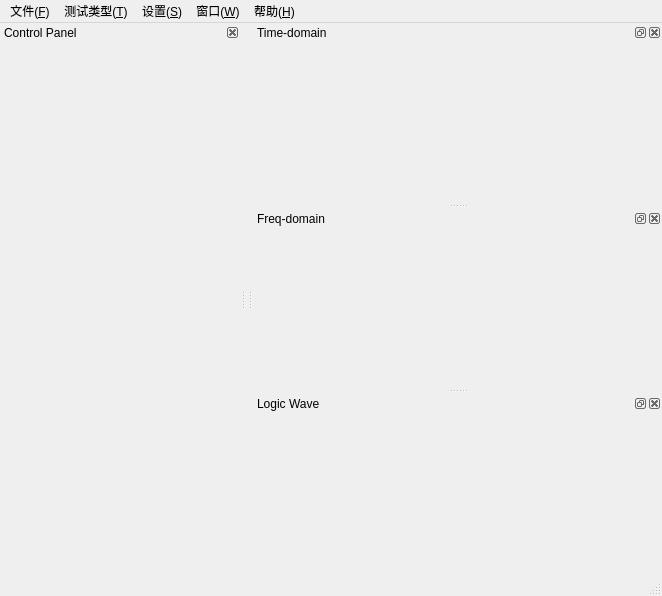
<?xml version="1.0" encoding="UTF-8"?>
<ui version="4.0">
 <class>MainWindowClass</class>
 <widget class="QMainWindow" name="MainWindowClass">
  <property name="geometry">
   <rect>
    <x>0</x>
    <y>0</y>
    <width>662</width>
    <height>596</height>
   </rect>
  </property>
  <property name="windowTitle">
   <string>SRAM型FPGA验证单元原理样机</string>
  </property>
  <property name="dockNestingEnabled">
   <bool>false</bool>
  </property>
  <property name="dockOptions">
   <set>QMainWindow::AllowTabbedDocks|QMainWindow::AnimatedDocks</set>
  </property>
  <widget class="QWidget" name="centralWidget">
   <property name="sizePolicy">
    <sizepolicy hsizetype="Minimum" vsizetype="Minimum">
     <horstretch>0</horstretch>
     <verstretch>0</verstretch>
    </sizepolicy>
   </property>
   <property name="maximumSize">
    <size>
     <width>1</width>
     <height>1</height>
    </size>
   </property>
   <layout class="QHBoxLayout" name="horizontalLayout">
    <property name="sizeConstraint">
     <enum>QLayout::SetDefaultConstraint</enum>
    </property>
   </layout>
  </widget>
  <widget class="QMenuBar" name="menuBar">
   <property name="geometry">
    <rect>
     <x>0</x>
     <y>0</y>
     <width>662</width>
     <height>20</height>
    </rect>
   </property>
   <widget class="QMenu" name="menu">
    <property name="title">
     <string>文件(&amp;F)</string>
    </property>
    <addaction name="actionLoadData"/>
    <addaction name="actionSaveData"/>
    <addaction name="separator"/>
    <addaction name="action_3"/>
   </widget>
   <widget class="QMenu" name="menuSettings">
    <property name="title">
     <string>设置(&amp;S)</string>
    </property>
    <addaction name="actionSpiCtrl"/>
    <addaction name="actionFftDepth"/>
   </widget>
   <widget class="QMenu" name="menu_T">
    <property name="title">
     <string>测试类型(&amp;T)</string>
    </property>
    <addaction name="actionLogic"/>
    <addaction name="action_Thermal"/>
   </widget>
   <widget class="QMenu" name="menuWindow">
    <property name="title">
     <string>窗口(&amp;W)</string>
    </property>
   </widget>
   <widget class="QMenu" name="menuHelp">
    <property name="title">
     <string>帮助(&amp;H)</string>
    </property>
    <addaction name="action_7"/>
    <addaction name="action_AboutAdcAnalyzer"/>
   </widget>
   <addaction name="menu"/>
   <addaction name="menu_T"/>
   <addaction name="menuSettings"/>
   <addaction name="menuWindow"/>
   <addaction name="menuHelp"/>
  </widget>
  <widget class="QStatusBar" name="statusBar"/>
  <widget class="QDockWidget" name="dockWidgetWave">
   <property name="sizePolicy">
    <sizepolicy hsizetype="Expanding" vsizetype="Preferred">
     <horstretch>0</horstretch>
     <verstretch>0</verstretch>
    </sizepolicy>
   </property>
   <property name="allowedAreas">
    <set>Qt::RightDockWidgetArea</set>
   </property>
   <property name="windowTitle">
    <string>Time-domain</string>
   </property>
   <attribute name="dockWidgetArea">
    <number>2</number>
   </attribute>
   <widget class="QWidget" name="dockWidgetContents_4"/>
  </widget>
  <widget class="QDockWidget" name="dockWidgetFFT">
   <property name="sizePolicy">
    <sizepolicy hsizetype="Expanding" vsizetype="Preferred">
     <horstretch>0</horstretch>
     <verstretch>0</verstretch>
    </sizepolicy>
   </property>
   <property name="allowedAreas">
    <set>Qt::RightDockWidgetArea</set>
   </property>
   <property name="windowTitle">
    <string>Freq-domain</string>
   </property>
   <attribute name="dockWidgetArea">
    <number>2</number>
   </attribute>
   <widget class="QWidget" name="dockWidgetContents_5"/>
  </widget>
  <widget class="QDockWidget" name="dockWidgetLogicWave">
   <property name="sizePolicy">
    <sizepolicy hsizetype="Expanding" vsizetype="Preferred">
     <horstretch>0</horstretch>
     <verstretch>0</verstretch>
    </sizepolicy>
   </property>
   <property name="allowedAreas">
    <set>Qt::RightDockWidgetArea</set>
   </property>
   <property name="windowTitle">
    <string>Logic Wave</string>
   </property>
   <attribute name="dockWidgetArea">
    <number>2</number>
   </attribute>
   <widget class="QWidget" name="dockWidgetContents_2"/>
  </widget>
  <widget class="QDockWidget" name="dockWidgetControlPanel">
   <property name="sizePolicy">
    <sizepolicy hsizetype="Minimum" vsizetype="Preferred">
     <horstretch>0</horstretch>
     <verstretch>0</verstretch>
    </sizepolicy>
   </property>
   <property name="maximumSize">
    <size>
     <width>240</width>
     <height>524287</height>
    </size>
   </property>
   <property name="features">
    <set>QDockWidget::DockWidgetClosable</set>
   </property>
   <property name="allowedAreas">
    <set>Qt::LeftDockWidgetArea</set>
   </property>
   <property name="windowTitle">
    <string>Control Panel</string>
   </property>
   <attribute name="dockWidgetArea">
    <number>1</number>
   </attribute>
   <widget class="QWidget" name="dockWidgetContents_x">
    <layout class="QGridLayout" name="gridLayout">
     <item row="0" column="0">
      <widget class="ControlPanel" name="controlPanel" native="true">
       <property name="sizePolicy">
        <sizepolicy hsizetype="Minimum" vsizetype="Preferred">
         <horstretch>0</horstretch>
         <verstretch>0</verstretch>
        </sizepolicy>
       </property>
      </widget>
     </item>
    </layout>
   </widget>
  </widget>
  <action name="actionSaveData">
   <property name="text">
    <string>保存数据(S)</string>
   </property>
  </action>
  <action name="actionLoadData">
   <property name="text">
    <string>读入数据(R)</string>
   </property>
  </action>
  <action name="action_3">
   <property name="text">
    <string>退出(X)</string>
   </property>
  </action>
  <action name="actionSpiCtrl">
   <property name="text">
    <string>SPI控制(C)</string>
   </property>
  </action>
  <action name="actionFftDepth">
   <property name="text">
    <string>FFT深度(D)</string>
   </property>
  </action>
  <action name="actionSpectrum">
   <property name="checkable">
    <bool>true</bool>
   </property>
   <property name="text">
    <string>频谱分析(&amp;F)</string>
   </property>
  </action>
  <action name="actionLogic">
   <property name="checkable">
    <bool>true</bool>
   </property>
   <property name="text">
    <string>I/O测试图(&amp;I)</string>
   </property>
  </action>
  <action name="action_7">
   <property name="text">
    <string>帮助主题(&amp;T)</string>
   </property>
  </action>
  <action name="action_AboutAdcAnalyzer">
   <property name="text">
    <string>关于ADC Analyzer（&amp;A）</string>
   </property>
  </action>
  <action name="action_Thermal">
   <property name="checkable">
    <bool>true</bool>
   </property>
   <property name="text">
    <string>功耗曲线(&amp;T)</string>
   </property>
  </action>
  <action name="action_Dynamic">
   <property name="checkable">
    <bool>true</bool>
   </property>
   <property name="text">
    <string>动态功耗测试(&amp;D)</string>
   </property>
  </action>
 </widget>
 <layoutdefault spacing="6" margin="11"/>
 <customwidgets>
  <customwidget>
   <class>ControlPanel</class>
   <extends>QWidget</extends>
   <header>controlpanel.h</header>
   <container>1</container>
  </customwidget>
 </customwidgets>
 <resources>
  <include location="mainwindow.qrc"/>
 </resources>
 <connections/>
</ui>
